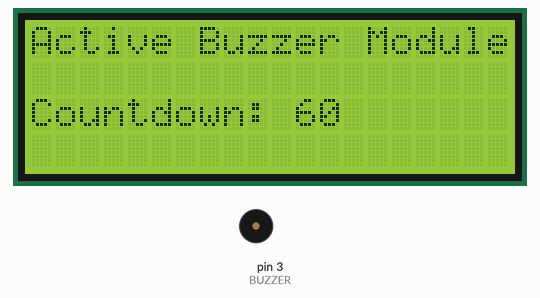
Simulated run of this program. Board: Arduino Uno, built with avr-gcc and run on an emulated ATmega328P. On the bench: 20×4 character LCD, buzzer (waves = sounding, pin HIGH).

Above: at 0.3 s.
At 9.3 s:
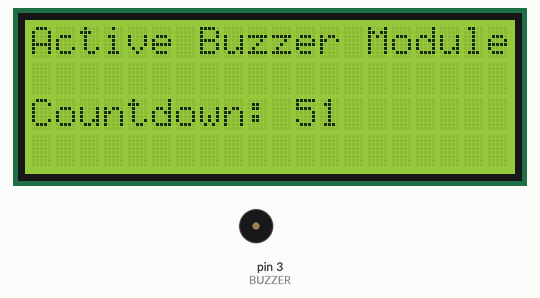
At 19.4 s:
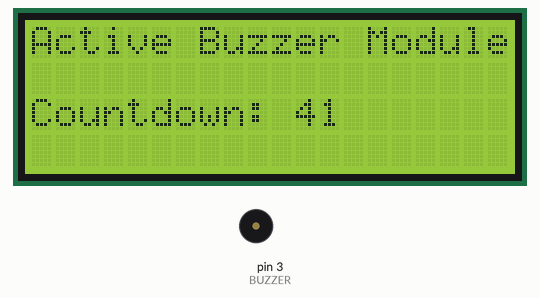
At 38.7 s:
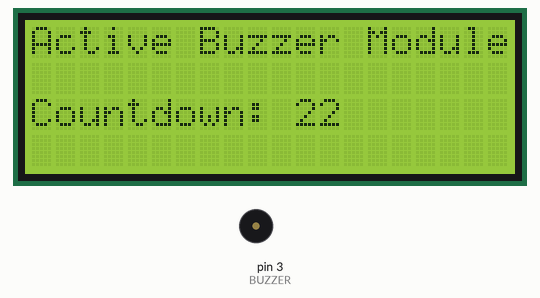
Timing chart, 0 to 40.0 s (numbered marks = the images above):
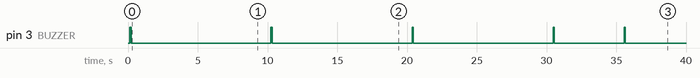

Measured:
- by itself, pin 3 (BUZZER): goes 3 × (HIGH 0.09 s, LOW 10.0 s), HIGH 0.09 s, LOW 5.0 s, HIGH 0.09 s, then LOW
- what the display in image 0 shows lasts 1.0 s, from 0.2 s to 1.2 s

The program:

main.cpp
```cpp
#include <Arduino.h>
#include <Wire.h>
#include <LiquidCrystal_I2C.h>

LiquidCrystal_I2C lcd(0x27, 20, 4);

#define BUZZER 3

int counter = 60;
int interval = 10;
int buzzingTime = 50;

void setup() {
  pinMode(BUZZER, OUTPUT);

  lcd.init();
  lcd.backlight();

  lcd.setCursor(0, 0);
  lcd.print("Active Buzzer Module");

  lcd.setCursor(0, 2);
  lcd.print("Countdown: ");
}

void loop() {
  if (counter >= 0) {
    lcd.setCursor(11, 2);
    lcd.print(counter);
    lcd.print(' ');

    if (counter == 0) {
      buzzingTime = 1000;
    }

    if (!(counter % interval)){
      lcd.setCursor(0, 1);
      lcd.print("***** BUZZING ******");
      lcd.setCursor(0, 3);
      lcd.print("***** BUZZING ******");
      digitalWrite(BUZZER, HIGH);
      delay(buzzingTime);

      lcd.setCursor(0, 1);
      lcd.print("                    ");
      lcd.setCursor(0, 3);
      lcd.print("                    ");
      digitalWrite(BUZZER, LOW);
      delay(1000 - buzzingTime);
    } else {
      delay(1000);
    }

    if (counter == 30) {
      interval = 5;
    }

    if (counter == 10) {
      interval = 1;
    }

    counter--;
  }
}
```
